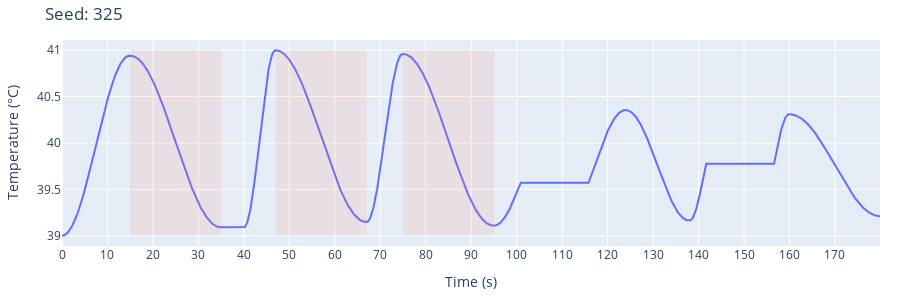

Source (notebook cell):
### Code cell
dummy_config = {
    "seeds": [1, 2, 3],
    "half_cycle_num": 2,
    "period_range": [2, 2],
    "big_decreasing_half_cycle_num": 0,
    "shorten_expected_duration": 0,
    "amplitude_range": [0.9, 1.0],
    "plateau_num": 0,
    "prolonged_minima_num": 0,
}

dummy_participant = {
    "temperature_baseline": 40,
    "temperature_range": 2,  # VAS 0 - VAS 70
}

config = {
    "seeds": [133, 243, 264, 265, 336, 467, 536, 658, 681, 743, 806, 952],
    "sample_rate": 10,
    "half_cycle_num": 10,
    "period_range": [5, 20],
    "amplitude_range": [0.3, 1.0],
    "inflection_point_range": [-0.4, 0.3],
    "shorten_expected_duration": 2,
    "big_decreasing_half_cycle_num": 3,
    "big_decreasing_half_cycle_period": 20,
    "big_decreasing_half_cycle_amplitude": 0.925,
    "big_decreasing_half_cycle_min_y_intercept": 0.9,
    "plateau_num": 2,
    "plateau_duration": 15,
    "plateau_percentile_range": [25, 50],
    "prolonged_minima_num": 1,
    "prolonged_minima_duration": 5,
}
assert len(config["seeds"]) == len(set(config["seeds"])), "Seeds must be unique"
assert len(config["seeds"]) == 12, "There must be 12 seeds"

# Plot one random seed
config.update(dummy_participant)
seed = np.random.randint(0, 1000)
stimulus = StimulusGenerator(
    config,
    debug=0,
)

print("Plot one random seed:")
plot_stimulus_with_shapes(stimulus)

### Figure 1 — Plotly figure (JSON) as saved in the notebook; plotly's stock layout.template omitted (floating-point values rounded to 4 significant figures; data arrays with more than 128 entries replaced by an {"elided": "..."} marker saying what was removed)
{"data": [{"type": "scatter", "x": {"elided": "1800 float values"}, "y": {"elided": "1800 float values"}}], "layout": {"autosize": true, "height": 300, "margin": {"b": 20, "l": 20, "r": 20, "t": 40}, "shapes": [{"fillcolor": "salmon", "line": {"width": 0}, "opacity": 0.125, "type": "rect", "x0": 15, "x1": 35, "y0": 39, "y1": 41.0}, {"fillcolor": "salmon", "line": {"width": 0}, "opacity": 0.125, "type": "rect", "x0": 47, "x1": 67, "y0": 39, "y1": 41.0}, {"fillcolor": "salmon", "line": {"width": 0}, "opacity": 0.125, "type": "rect", "x0": 75, "x1": 95, "y0": 39, "y1": 41.0}], "title": {"text": "Seed: 325"}, "width": 900, "xaxis": {"dtick": 10, "tick0": 0, "tickmode": "linear", "title": {"text": "Time (s)"}}, "yaxis": {"title": {"text": "Temperature (°C)"}}}}
